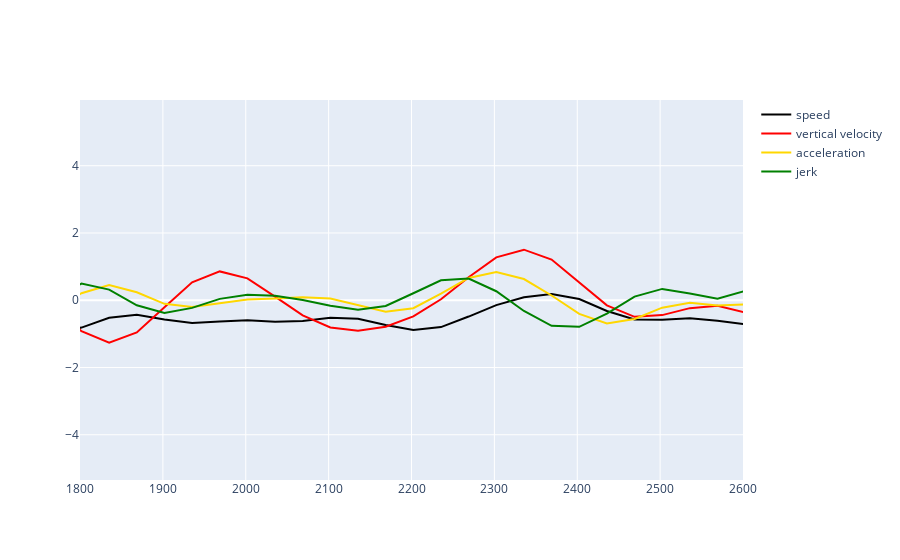

Notebook cell for this chart:
### Markdown cell above
## Kinematic Measures
<b> Speed </b> : Change in distance per unit time

<b>  Velocity </b> : Change in displacement per unit time

<b> Acceleration </b> : Change in velocity per unit time

<b> Jerk </b> : Change in acceleration per unit time

### Code cell
# function that differientates and butterworth filters the speed vector
def derive_it(x):
    x = np.concatenate(([0], np.diff(x)))
    x= butter_it(x, sampling_rate=100, order=2, lowpass_cutoff=20)
    return x

# function to calculate the speed vector
def get_speed_vector(x, y, z, time_millisecond):
#     z = abs(z)
    # calculate the Euclidean distance from time point x to time point x+1, for 3 dimensions
    speed = np.concatenate(([0], np.sqrt(np.diff(x) ** 2 + np.diff(y) ** 2 + np.diff(z) ** 2)))
    speed = butter_it(speed, sampling_rate=100, order=2, lowpass_cutoff=20)

    # scale the speed vector so that we express it units change per second change
    time_diff = np.mean(np.diff(time_millisecond)) / 1000
    speed = speed / time_diff
    return speed

# function to scale the time series
def sc_it(x):
    return (x - np.mean(x)) / np.std(x, ddof=0)

#make a new variable in a pandas dataframe
data['speed'] = get_speed_vector(data['X_RIGHT_INDEX'], data['Y_RIGHT_INDEX'], data['Z_RIGHT_INDEX'], data['time'])
data['vertical_velocity'] = derive_it(data['Y_RIGHT_INDEX'])/np.mean(np.diff(data['time']))
data['acceleration'] = derive_it(data['speed'])
data['jerk'] = derive_it(data['acceleration'])

cs = ['speed', 'vertical_velocity', 'acceleration', 'jerk']
data[cs] = data[cs].apply(lambda x: sc_it(x)) #to ensure that the different features are on a similar scale


# Create the plot using Plotly Express (px)
# Create the second plot
fig4 = go.Figure()
fig4.add_trace(go.Scatter(x=data['time'], y=data['speed'], name='speed', mode='lines', line=dict(color='black')))
fig4.add_trace(go.Scatter(x=data['time'], y=data['vertical_velocity'], name='vertical velocity', mode='lines', line=dict(color='red')))
fig4.add_trace(go.Scatter(x=data['time'], y=data['acceleration'], name='acceleration', mode='lines', line=dict(color='gold')))
fig4.add_trace(go.Scatter(x=data['time'], y=data['jerk'], name='jerk', mode='lines', line=dict(color='green')))
# show only a portion of the plot for the x axis
fig4.update_xaxes(range=[1800, 2600])
fig4.show()

### Figure 1 — Plotly figure (JSON) as saved in the notebook; plotly's stock layout.template omitted (floating-point values rounded to 4 significant figures; data arrays with more than 128 entries replaced by an {"elided": "..."} marker saying what was removed)
{"data": [{"line": {"color": "black"}, "mode": "lines", "name": "speed", "type": "scatter", "x": {"elided": "390 float values"}, "y": {"elided": "390 float values"}}, {"line": {"color": "red"}, "mode": "lines", "name": "vertical velocity", "type": "scatter", "x": {"elided": "390 float values"}, "y": {"elided": "390 float values"}}, {"line": {"color": "gold"}, "mode": "lines", "name": "acceleration", "type": "scatter", "x": {"elided": "390 float values"}, "y": {"elided": "390 float values"}}, {"line": {"color": "green"}, "mode": "lines", "name": "jerk", "type": "scatter", "x": {"elided": "390 float values"}, "y": {"elided": "390 float values"}}], "layout": {"xaxis": {"range": [1800, 2600]}}}
